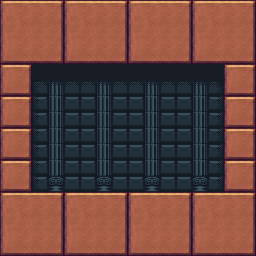

The image is a tile-based game level rendered from a .tmx file. Its description and complete source (layers, tilesets, objects, tile grids) follow:
An orthogonal 16x16 tile map with 16x16 px tiles, 7 tile layers (Background_1, Background_2, Background_3, Walls_values, ...), 3 tilesets.

<map version="1.4" tiledversion="1.4.2" orientation="orthogonal" renderorder="right-down" compressionlevel="0" width="16" height="16" tilewidth="16" tileheight="16" infinite="0" backgroundcolor="#222225" nextlayerid="9" nextobjectid="1"><tileset firstgid="1" name="Inca_extended_front_by_Kronbits" tilewidth="16" tileheight="16" tilecount="280" columns="20" objectalignment="topleft" margin="0" spacing="0"><image source="..\..\Tiles\Inca_front_by_Kronbits-extended.png" width="320" height="224" /></tileset><tileset firstgid="281" name="Inca_back2_by_Kronbits" tilewidth="16" tileheight="16" tilecount="140" columns="10" objectalignment="topleft" margin="0" spacing="0"><image source="..\..\Tiles\Inca_back2_by_Kronbits.png" width="160" height="224" /></tileset><tileset firstgid="421" name="Walls" tilewidth="16" tileheight="16" tilecount="1" columns="1" objectalignment="topleft"><image source="Walls.intgrid.png" width="16" height="16" /></tileset><layer id="1" name="Background_1" width="16" height="16" opacity="1"><data encoding="csv">0,0,0,0,0,0,0,0,0,0,0,0,0,0,0,0,0,0,0,0,0,0,0,0,0,0,0,0,0,0,0,0,0,0,0,0,0,0,0,0,0,0,0,0,0,0,0,0,0,0,0,0,0,0,0,0,0,0,0,0,0,0,0,0,0,0,386,386,386,386,386,386,386,386,386,386,386,386,0,0,0,0,351,401,351,351,401,351,351,401,351,351,401,351,0,0,0,0,351,401,351,351,401,351,351,401,351,351,401,351,0,0,0,0,351,401,351,351,401,351,351,401,351,351,401,351,0,0,0,0,351,401,351,351,401,351,351,401,351,351,401,351,0,0,0,0,351,401,351,351,401,351,351,401,351,351,401,351,0,0,0,0,351,401,351,351,401,351,351,401,351,351,401,351,0,0,0,0,351,411,351,351,411,351,351,411,351,351,411,351,0,0,0,0,0,0,0,0,0,0,0,0,0,0,0,0,0,0,0,0,0,0,0,0,0,0,0,0,0,0,0,0,0,0,0,0,0,0,0,0,0,0,0,0,0,0,0,0,0,0,0,0,0,0,0,0,0,0,0,0,0,0,0,0,0,0</data></layer><layer id="2" name="Background_2" width="16" height="16" opacity="1"><data encoding="csv">0,0,0,0,0,0,0,0,0,0,0,0,0,0,0,0,0,0,0,0,0,0,0,0,0,0,0,0,0,0,0,0,0,0,0,0,0,0,0,0,0,0,0,0,0,0,0,0,0,0,0,0,0,0,0,0,0,0,0,0,0,0,0,0,0,0,388,0,0,0,0,0,0,0,0,0,0,2147484036,0,0,0,0,397,397,397,397,397,397,397,397,397,397,397,397,0,0,0,0,388,0,0,0,0,0,0,0,0,0,0,2147484036,0,0,0,0,388,0,0,0,0,0,0,0,0,0,0,2147484036,0,0,0,0,388,0,0,0,0,0,0,0,0,0,0,2147484036,0,0,0,0,388,0,0,0,0,0,0,0,0,0,0,2147484036,0,0,0,0,388,0,0,0,0,0,0,0,0,0,0,2147484036,0,0,0,0,388,0,0,0,0,0,0,0,0,0,0,2147484036,0,0,0,0,0,0,0,0,0,0,0,0,0,0,0,0,0,0,0,0,0,0,0,0,0,0,0,0,0,0,0,0,0,0,0,0,0,0,0,0,0,0,0,0,0,0,0,0,0,0,0,0,0,0,0,0,0,0,0,0,0,0,0,0,0,0</data></layer><layer id="3" name="Background_3" width="16" height="16" opacity="1"><data encoding="csv">0,0,0,0,0,0,0,0,0,0,0,0,0,0,0,0,0,0,0,0,0,0,0,0,0,0,0,0,0,0,0,0,0,0,0,0,0,0,0,0,0,0,0,0,0,0,0,0,0,0,0,0,0,0,0,0,0,0,0,0,0,0,0,0,0,0,0,0,0,0,0,0,0,0,0,0,0,0,0,0,0,0,388,0,0,0,0,0,0,0,0,0,0,2147484036,0,0,0,0,0,0,0,0,0,0,0,0,0,0,0,0,0,0,0,0,0,0,0,0,0,0,0,0,0,0,0,0,0,0,0,0,0,0,0,0,0,0,0,0,0,0,0,0,0,0,0,0,0,0,0,0,0,0,0,0,0,0,0,0,0,0,0,0,0,0,0,0,0,0,0,0,0,0,0,0,0,0,0,0,0,0,0,0,0,0,0,0,0,0,0,0,0,0,0,0,0,0,0,0,0,0,0,0,0,0,0,0,0,0,0,0,0,0,0,0,0,0,0,0,0,0,0,0,0,0,0,0,0,0,0,0,0,0,0,0,0,0,0,0,0,0,0,0,0,0,0,0,0,0,0,0,0,0,0,0,0,0</data></layer><layer id="4" name="Walls_values" width="16" height="16" opacity="1"><data encoding="csv">421,421,421,421,421,421,421,421,421,421,421,421,421,421,421,421,421,421,421,421,421,421,421,421,421,421,421,421,421,421,421,421,421,421,421,421,421,421,421,421,421,421,421,421,421,421,421,421,421,421,421,421,421,421,421,421,421,421,421,421,421,421,421,421,421,421,0,0,0,0,0,0,0,0,0,0,0,0,421,421,421,421,0,0,0,0,0,0,0,0,0,0,0,0,421,421,421,421,0,0,0,0,0,0,0,0,0,0,0,0,421,421,421,421,0,0,0,0,0,0,0,0,0,0,0,0,421,421,421,421,0,0,0,0,0,0,0,0,0,0,0,0,421,421,421,421,0,0,0,0,0,0,0,0,0,0,0,0,421,421,421,421,0,0,0,0,0,0,0,0,0,0,0,0,421,421,421,421,0,0,0,0,0,0,0,0,0,0,0,0,421,421,421,421,421,421,421,421,421,421,421,421,421,421,421,421,421,421,421,421,421,421,421,421,421,421,421,421,421,421,421,421,421,421,421,421,421,421,421,421,421,421,421,421,421,421,421,421,421,421,421,421,421,421,421,421,421,421,421,421,421,421,421,421,421,421</data></layer><layer id="5" name="Walls_1" width="16" height="16" opacity="1"><data encoding="csv">11,169,9,141,11,170,9,141,11,146,9,141,11,141,9,141,141,146,141,143,141,143,141,143,141,145,145,149,165,170,148,143,9,169,9,141,9,141,9,146,9,141,9,169,9,141,9,141,141,143,148,143,141,147,150,168,169,143,141,143,168,143,141,143,9,141,0,0,0,0,0,0,0,0,0,0,0,0,9,141,150,143,0,0,0,0,0,0,0,0,0,0,0,0,170,143,9,141,0,0,0,0,0,0,0,0,0,0,0,0,9,141,148,143,0,0,0,0,0,0,0,0,0,0,0,0,145,143,9,141,0,0,0,0,0,0,0,0,0,0,0,0,9,141,141,143,0,0,0,0,0,0,0,0,0,0,0,0,141,143,9,141,0,0,0,0,0,0,0,0,0,0,0,0,9,141,141,143,0,0,0,0,0,0,0,0,0,0,0,0,141,143,11,165,9,141,11,170,9,149,11,165,9,169,11,169,9,141,169,143,167,170,168,169,141,143,141,143,166,147,168,165,141,143,9,141,9,141,9,149,9,169,9,141,9,141,9,141,9,141,141,143,141,143,145,143,141,165,141,143,141,143,141,143,148,143</data></layer><layer id="6" name="Walls_2" width="16" height="16" opacity="1"><data encoding="csv">0,12,13,10,0,12,13,10,0,12,13,10,0,12,13,10,31,32,29,30,31,32,29,30,31,32,29,30,31,32,29,30,51,10,53,10,51,10,53,10,51,10,53,10,51,10,53,10,29,30,29,30,29,30,29,30,29,30,29,30,29,30,29,30,0,10,0,0,0,0,0,0,0,0,0,0,0,0,0,10,29,30,0,0,0,0,0,0,0,0,0,0,0,0,29,30,0,10,0,0,0,0,0,0,0,0,0,0,0,0,0,10,29,30,0,0,0,0,0,0,0,0,0,0,0,0,29,30,0,10,0,0,0,0,0,0,0,0,0,0,0,0,0,10,29,30,0,0,0,0,0,0,0,0,0,0,0,0,29,30,0,10,0,0,0,0,0,0,0,0,0,0,0,0,0,10,29,30,0,0,0,0,0,0,0,0,0,0,0,0,29,30,0,12,13,10,0,12,13,10,0,12,13,10,0,12,13,10,31,32,29,30,31,32,29,30,31,32,29,30,31,32,29,30,51,10,53,10,51,10,53,10,51,10,53,10,51,10,53,10,29,30,29,30,29,30,29,30,29,30,29,30,29,30,29,30</data></layer><layer id="7" name="Walls_3" width="16" height="16" opacity="1"><data encoding="csv">0,0,0,14,0,0,0,14,0,0,0,14,0,0,0,14,0,0,33,34,0,0,33,34,0,0,33,34,0,0,33,34,0,52,0,54,0,52,0,54,0,52,0,54,0,52,0,54,71,72,73,74,71,72,73,74,71,72,73,74,71,72,73,74,0,0,0,0,0,0,0,0,0,0,0,0,0,0,0,0,0,0,0,0,0,0,0,0,0,0,0,0,0,0,0,0,0,0,0,0,0,0,0,0,0,0,0,0,0,0,0,0,0,0,0,0,0,0,0,0,0,0,0,0,0,0,0,0,0,0,0,0,0,0,0,0,0,0,0,0,0,0,0,0,0,0,0,0,0,0,0,0,0,0,0,0,0,0,0,0,0,0,0,0,0,0,0,0,0,0,0,0,0,0,0,0,0,0,0,0,0,0,0,0,0,0,0,0,0,0,0,0,0,0,0,14,0,0,0,14,0,0,0,14,0,0,0,14,0,0,33,34,0,0,33,34,0,0,33,34,0,0,33,34,0,52,0,54,0,52,0,54,0,52,0,54,0,52,0,54,71,72,73,74,71,72,73,74,71,72,73,74,71,72,73,74</data></layer><objectgroup id="8" name="Entities" /></map>
